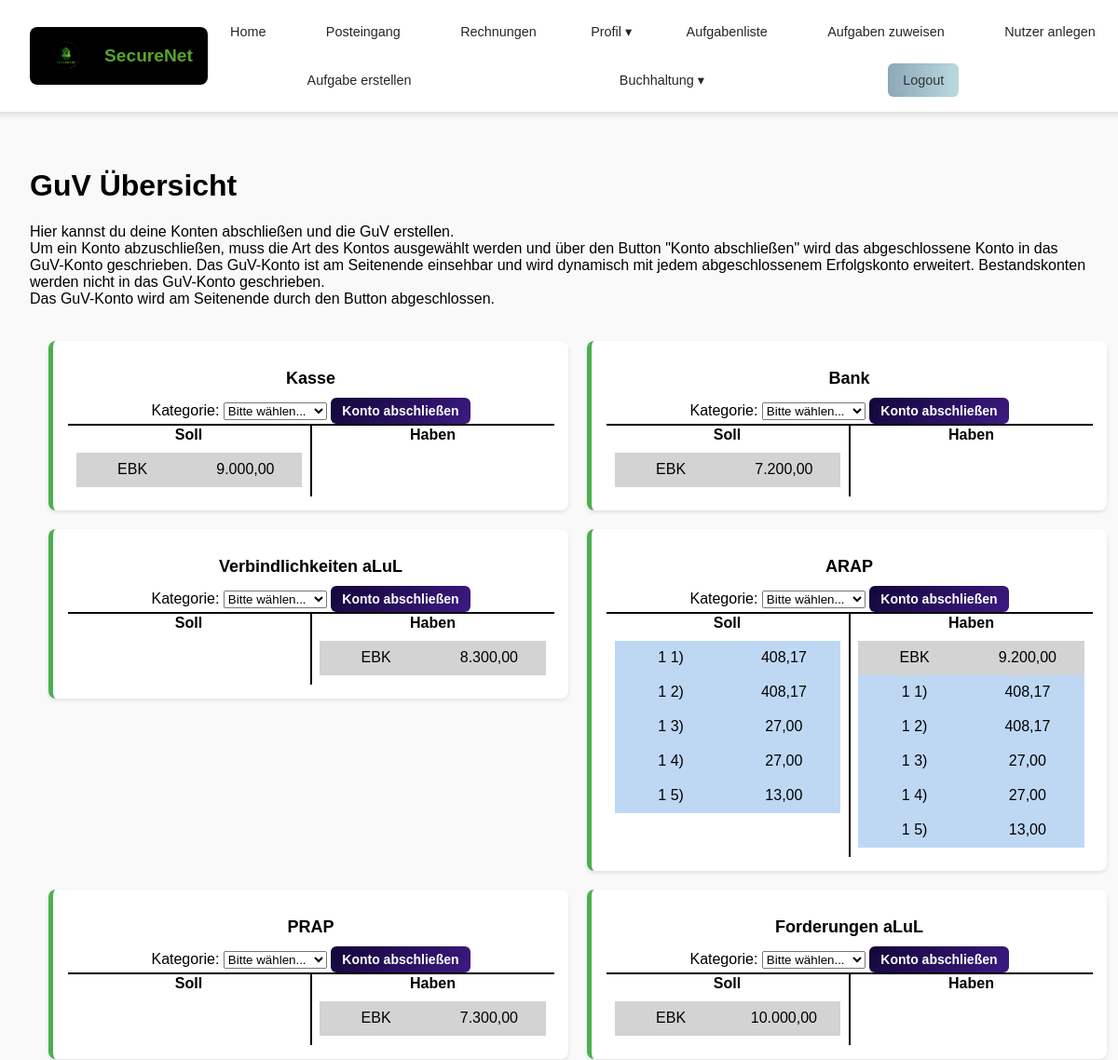
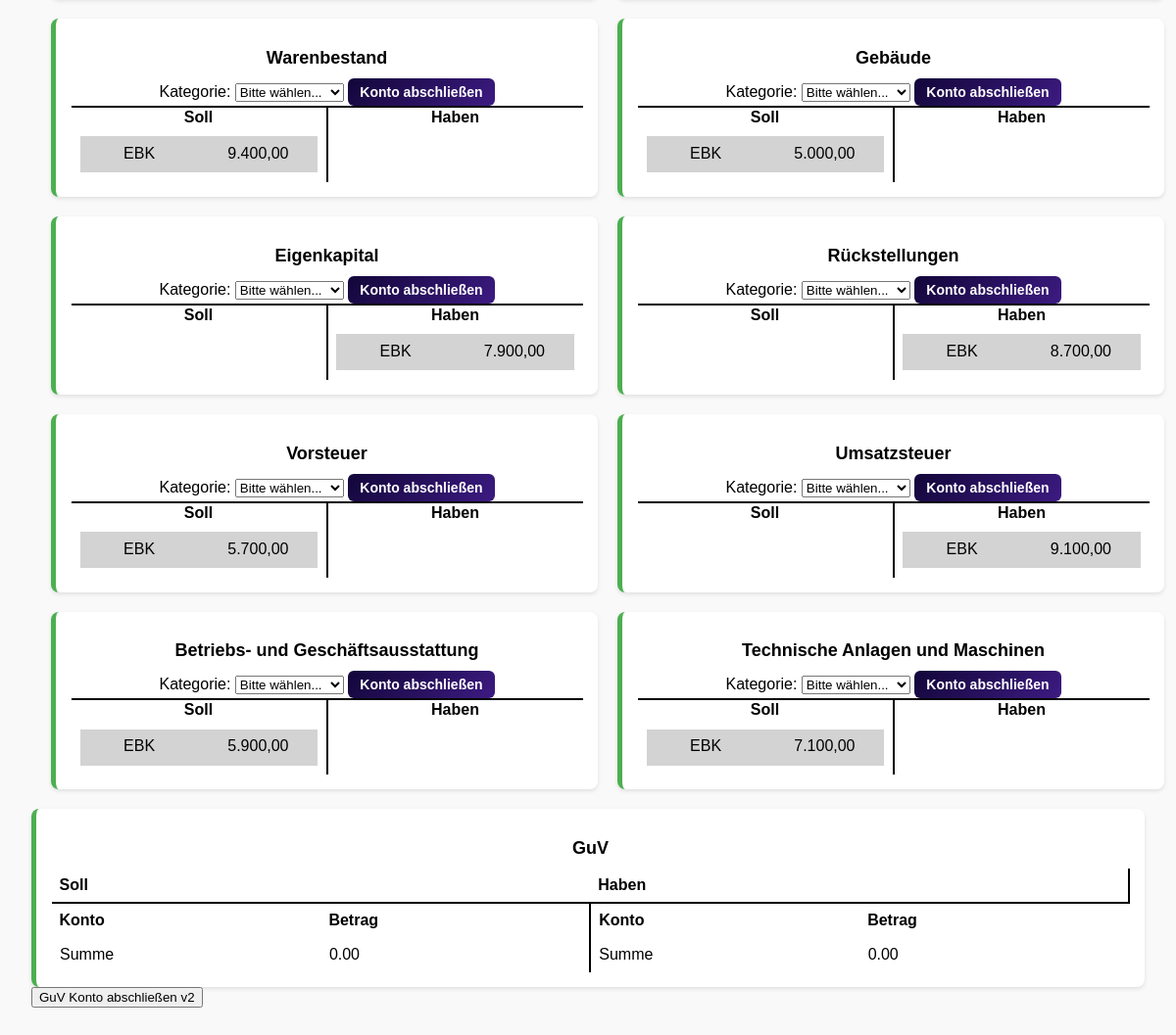
/posts/guv/ (signed in), run on the app's committed database (2 pictures, top to bottom).
### posts/models.py (models this page shows, shortened)
class Konto(models.Model):
    KATEGORIE_CHOICES = [
        ('Bestandskonto', 'Bestandskonto'),
        ('Erfolgskonto', 'Erfolgskonto'),
    ]
    UNTERKATEGORIE_CHOICES = [
        ('Aktiva', 'Aktiva'),
        ('Passiva', 'Passiva'),
        ('Aufwand', 'Aufwand'),
        ('Ertrag', 'Ertrag'),
    ]
    name = models.CharField(max_length=255)
    kategorie = models.CharField(max_length=20, choices=KATEGORIE_CHOICES, blank=True, null=True)
    unterkategorie = models.CharField(max_length=20, choices=UNTERKATEGORIE_CHOICES, blank=True, null=True)
    kontonummer = models.IntegerField(null=True, blank=True)
    bilanzposition_nummer = models.IntegerField(null=True, blank=True)
    eins = models.CharField(max_length=20, choices=UNTERKATEGORIE_CHOICES, blank=True, null=True)
    erstellt_von = models.ForeignKey(
        settings.AUTH_USER_MODEL, null=True, blank=True,
        on_delete=models.SET_NULL, help_text="Nutzer, der das Konto erstellt hat"
    )
    kontenplan = models.ForeignKey('Kontenplan', null=True, blank=True, on_delete=models.SET_NULL)

class Anfangsbestand(models.Model):
    nutzer = models.ForeignKey(settings.AUTH_USER_MODEL, on_delete=models.CASCADE, related_name="anfangsbestaende")
    konto = models.ForeignKey(Konto, on_delete=models.CASCADE, related_name="anfangsbestaende")
    betrag = models.FloatField()
    class Meta:
        unique_together = ("nutzer", "konto")  # Jeder Nutzer hat für jedes Konto genau einen Eintrag

### posts/views.py (the view)
# urls.py: path('guv/', views.guv_uebersicht, name='guv_uebersicht'),
@login_required
def guv_uebersicht(request):
    guv_konto = Konto.objects.get(name="GuV")
    konten = Konto.objects.exclude(name="GuV")
    buchungen = Buchung.objects.filter(nutzer=request.user).exclude(
        antwort_konten_soll__icontains="GuV"
    ).exclude(
        antwort_konten_haben__icontains="GuV"
    )
    anfangsbestaende = Anfangsbestand.objects.filter(nutzer=request.user).exclude(konto=guv_konto)
    t_konten = build_t_konten(buchungen, anfangsbestaende)
    guv_id = str(guv_konto.id)
    if guv_id in t_konten:
        del t_konten[guv_id]
    konto_kategorien = {str(konto.id): konto.kategorie for konto in konten}
    return render(request, "posts/guv.html", {
        "t_konten": t_konten,
        "konten": konten,
        "konto_kategorien": konto_kategorien
    })

### posts/templatetags/my_filters.py (called while the page is built)
@register.filter
def get_item(dictionary, key):
    if isinstance(dictionary, dict):
        return dictionary.get(key, '')
    return ''

@register.filter
def german_format(value):
    try:
        return "{:,.2f}".format(abs(float(value))).replace(",", "X").replace(".", ",").replace("X", ".")
    except (ValueError, TypeError):
        return value

### posts/views.py (called while the page is built)
def safe_parse(val):
    if isinstance(val, str):
        return json.loads(val or "[]")
    return val or []

def generate_color(aufgabe_id):
    hash_value = int(hashlib.md5(str(aufgabe_id).encode(), usedforsecurity=False).hexdigest(), 16)
    hue = hash_value % 360
    return f"hsl({hue}, 70%, 85%)"

### posts/templates/posts/guv.html (shortened to what this page needs)
{% extends 'master_layout.html' %}
{% load my_filters %}
{% load static %}
{% block css %}
<link rel="stylesheet" href="{% static 'css/hauptbuch.css' %}">
{% endblock %}
{% block content %}
<h1>GuV Übersicht</h1>
<p>Hier kannst du deine Konten abschließen und die GuV erstellen.
<br>Um ein Konto abzuschließen, muss die Art des Kontos ausgewählt werden und über den Button "Konto abschließen" wird das abgeschlossene Konto
in das GuV-Konto geschrieben. Das GuV-Konto ist am Seitenende einsehbar und wird dynamisch mit jedem abgeschlossenem Erfolgskonto erweitert. Bestandskonten werden nicht in das GuV-Konto geschrieben.<br>
Das GuV-Konto wird am Seitenende durch den Button abgeschlossen.
</p>
<section class="hauptbuch">
    {% for konto, daten in t_konten.items %}
    <div class="konto" data-konto="{{ daten.name }}" data-kategorie="{{ konto_kategorien|get_item:konto }}">
        <h2>{{ daten.name }} </h2>
        <label>Kategorie:</label>
        <select class="konto-kategorie">
            <option value="" selected disabled>Bitte wählen...</option>
        </select>
        <button class="konto-abschluss-btn">Konto abschließen</button>
        <table>
            <thead>
                <tr><th>Soll</th><th>Haben</th></tr>
            </thead>
            <tbody>
                <tr>
                    <td class="soll-werte">
                        <table>
                            {% for aufgabe_id, betrag, farbe in daten.soll %}
                            <tr style="background-color: {{ farbe }};">
                                <td>{{ aufgabe_id }}</td>
                                <td data-value="{{ betrag }}">{{ betrag|german_format }}</td>
                            </tr>
                            {% endfor %}
                        </table>
                    </td>
                    <td class="haben-werte">
                        <table>
                            {% for aufgabe_id, betrag, farbe in daten.haben %}
                            <tr style="background-color: {{ farbe }};">
                                <td>{{ aufgabe_id }}</td>
                                <td data-value="{{ betrag }}">{{ betrag|german_format }}</td>
                            </tr>
                            {% endfor %}
                        </table>
                    </td>
                </tr>
            </tbody>
        </table>
    </div>
    {% endfor %}
</section>
<section>
    <div class="konto">
        <h2>GuV</h2>
        <div class="guv-container">
            <table class="guv-tabelle t-konto">
                <thead>
                    <tr>
                        <th colspan="2">Soll</th>
                        <th colspan="2">Haben</th>
                    </tr>
                    <tr>
                        <th>Konto</th>
                        <th>Betrag</th>
                        <th>Konto</th>
                        <th>Betrag</th>
                    </tr>
                </thead>
                <tfoot>
                    <tr>
                        <td>Summe</td>
                        <td id="summe-soll">0.00</td>
                        <td>Summe</td>
                        <td id="summe-haben">0.00</td>
                    </tr>
                </tfoot>
            </table>
        </div>
    </div>
</section>
<button id="abschluss-v2-btn">GuV Konto abschließen v2</button>
{% endblock %}

### staticfiles/css/master_layout.css (style rules this page uses)
body { margin: 0; padding: 0; font-family: Arial, sans-serif; background-color: #f9f9f9; }

### static_root_dev/css/hauptbuch.css (style rules this page uses)
.hauptbuch { display: grid; grid-template-columns: repeat(2, 1fr); gap: 20px; padding: 20px; align-items: flex-start; border-collapse: collapse; width: 100%; }
.konto { background: white; padding: 15px; border-radius: 8px; box-shadow: 0 2px 4px rgba(0, 0, 0, 0.1); border-left: 5px solid #4CAF50; text-align: center; align-items: flex-start; }
.konto h2 { font-size: 18px; margin-bottom: 10px; }
.konto table { width: 100%; border-collapse: collapse; table-layout: fixed; }
.konto-abschluss-btn { background: linear-gradient(135deg, #120639, #3d1b82); color: white; border: none; border-radius: 6px; padding: 6px 12px; font-size: 14px; font-weight: bold; cursor: pointer; transition: background 0.3s ease, transform 0.2s ease, opacity 0.2s ease; }
.konto td { padding: 8px; border: 1px solid transparent; vertical-align: top; }
.hauptbuch tr { border-radius: 5px; transition: background-color 0.3s ease-in-out; }
.hauptbuch thead th { border-top: 2px solid black !important; position: relative; z-index: 2; }
.hauptbuch th:nth-child(2) { border-left: 2px solid black !important; }
.hauptbuch > .konto > table > tbody > tr > td:nth-child(2) { border-left: 2px solid black !important; position: relative; }
.hauptbuch > .konto > table thead th:nth-child(2) { position: relative; }
.hauptbuch table td { height: 20px; }
table.t-konto thead tr:first-child th { border-bottom: 2px solid black; }
table.t-konto td, table.t-konto th { padding: 8px; text-align: left; }
table.t-konto td:nth-child(2), table.t-konto th:nth-child(2) { border-right: 2px solid black; }

### data on the page
Konto: name "Kasse"
Anfangsbestand: soll "9.000,00"
Konto: name "Bank"
Anfangsbestand: soll "7.200,00"
Konto: name "Verbindlichkeiten aLuL"
Anfangsbestand: haben "8.300,00"
Konto: name "ARAP"
Anfangsbestand: haben "9.200,00"
Konto: name "PRAP"
Anfangsbestand: haben "7.300,00"
Konto: name "Forderungen aLuL"
Anfangsbestand: soll "10.000,00"
Konto: name "Warenbestand"
Anfangsbestand: soll "9.400,00"
Konto: name "Gebäude"
Anfangsbestand: soll "5.000,00"
Konto: name "Eigenkapital"
Anfangsbestand: haben "7.900,00"
Konto: name "Rückstellungen"
Anfangsbestand: haben "8.700,00"
Konto: name "Vorsteuer"
Anfangsbestand: soll "5.700,00"
Konto: name "Umsatzsteuer"
Anfangsbestand: haben "9.100,00"
Konto: name "Betriebs- und Geschäftsausstattung"
Anfangsbestand: soll "5.900,00"
Konto: name "Technische Anlagen und Maschinen"
Anfangsbestand: soll "7.100,00"

### other printed values
{{ aufgabe_id }} "EBK" "EBK" "1 1)" "1 2)" "1 3)" "1 4)" "1 5)" "EBK" "EBK" "EBK" "EBK" "EBK" "EBK"
{{ aufgabe_id }} "EBK" "EBK" "1 1)" "1 2)" "1 3)" "1 4)" "1 5)" "EBK" "EBK" "EBK" "EBK"
{{ betrag|german_format }} "408,17" "408,17" "27,00" "27,00" "13,00"
